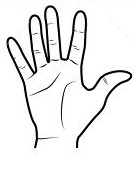
#> input picture 5.jpg, 136 x 173 px, given in place of the camera
$ python hand-gesture-cricket.py   (older library calls are emulated)
#> lines starting #> are read from the running program, lines starting #| are printed output that depends on the picture; after the words box and inside, x2 and y2 are one past the last pixel; in counts of white or black regions, pixels touching at a corner belong together
import cv2,math
import matplotlib.pyplot as plt
import numpy as np

print('///This is a hand gesture cricket game with similar concept like odd-even, rock-paper-scissor game.///')
print('\n')
blurValue = 35
bow = 0
Score = 0
Fianl_Score = 0
Comp_Score=0
print('you will need a webcam to play this.')
print('\n')
print('Press b to start playing and pressing b captuers the movement i.e throwing ball here,\nSo repeatedly press b for throwing new balls.\n You are goingto bat first.')
print('\n')
print('Press Esc to quit.')

cap = cv2.VideoCapture(0)
while True:
    ret, img = cap.read()
#> img is the input picture: shape (173, 136, 3); min 0, max 255, mean 237
    cv2.rectangle(img,(400,400),(100,100),(0,255,0),0)
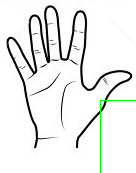
#> img: shape (173, 136, 3); 0.46% of pixels changed, all inside (x1, y1, x2, y2) = (100, 100, 136, 173)
    crop = img[100:400, 100:400]
    grey = cv2.cvtColor(crop, cv2.COLOR_BGR2GRAY)
    blurred = cv2.GaussianBlur(grey, (blurValue, blurValue), 0)
    _, thresh1 = cv2.threshold(blurred, 127, 255,
                               cv2.THRESH_BINARY_INV+cv2.THRESH_OTSU)
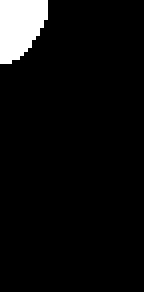
#> thresh1: shape (73, 36) (shown 4 times larger); 5.6% white; 1 white region
    cv2.imshow('Thresholded', thresh1)
    im2,contours, hierarchy = cv2.findContours(thresh1.copy(),cv2.RETR_TREE, \
            cv2.CHAIN_APPROX_NONE)
#> contours = 1 contour; box (x1, y1, x2, y2) and area: (0, 0, 12, 16) 125
    max_area = -1
    for i in range(len(contours)):
        cnt=contours[i]
        area = cv2.contourArea(cnt)
        if(area>max_area):
            max_area=area
            ci=i
#> this loop made 1 pass
#> (area, max_area, ci) on pass 1: (125, 125, 0)
#> after the loop, ci = 0; max_area = 125
    cnt=contours[ci]
#> cnt = contour of 44 points, box (x1, y1, x2, y2) (0, 0, 12, 16), area 125
    x,y,w,h = cv2.boundingRect(cnt)
#> x = 0; y = 0; w = 12; h = 16
    cv2.rectangle(crop,(x,y),(x+w,y+h),(0,0,255),0)
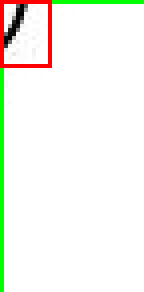
#> crop: shape (73, 36, 3) (shown 4 times larger); mean B, G, R 239.5, 247.2, 245
    hull = cv2.convexHull(cnt)
#> hull = [[11, 0], [11, 4], [9, 8], [7, 11], [4, 14], [2, 15], [0, 15], [0, 0]]
    drawing = np.zeros(crop.shape,np.uint8)
    cv2.drawContours(drawing,[cnt],0,(255,255,0),0)
    cv2.drawContours(drawing,[hull],0,(0,255,255),0)
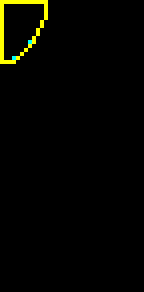
#> drawing: shape (73, 36, 3) (shown 4 times larger); mean of channels 0, 1, 2 0.2, 4.5, 4.3; drawn as B, G, R
    hull = cv2.convexHull(cnt,returnPoints = False)
#> hull = [33, 29, 25, 22, 19, 17, 15, 0]
    defects = cv2.convexityDefects(cnt,hull)
#> defects = [[17, 19, 18, 114], [22, 25, 23, 142], [25, 29, 26, 114]]
    count_defects = 0
    cv2.drawContours(thresh1, contours, -1, (0,255,0), 3)
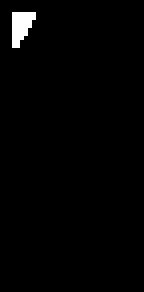
#> thresh1: shape (73, 36) (shown 4 times larger); 1.4% white; 1 white region, box (x1, y1, x2, y2) and area: (3, 3, 9, 12) 37
    for i in range(defects.shape[0]):
        s,e,f,d = defects[i,0]
        start = tuple(cnt[s][0])
        end = tuple(cnt[e][0])
        far = tuple(cnt[f][0])
        # cv2.line(drawing,start,end,[0,255,0],2)
        # cv2.circle(drawing,far,5,[0,0,255],-1)
        a = math.sqrt((end[0] - start[0])**2 + (end[1] - start[1])**2)
        b = math.sqrt((far[0] - start[0])**2 + (far[1] - start[1])**2)
        c = math.sqrt((end[0] - far[0])**2 + (end[1] - far[1])**2)
        angle = math.acos((b**2 + c**2 - a**2)/(2*b*c)) * 57
        if angle <= 90:
            count_defects += 1
            cv2.circle(crop,far,1,[255,0,255],-1)
        #dist = cv2.pointPolygonTest(cnt,far,True)
        cv2.line(crop,start,end,[255,255,0],2)
#> this loop made 3 passes
#> (s, e, f, d, start, end, far, a) on passes 1 to 3: (17, 19, 18, 114, (2, 15), (4, 14), (3, 14), 2.24), (22, 25, 23, 142, (7, 11), (9, 8), (7, 10), 3.61), (25, 29, 26, 114, (9, 8), (11, 4), (9, 7), 4.47)
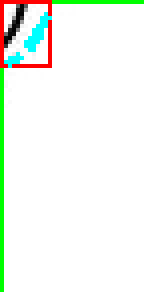
#> crop: shape (73, 36, 3) (shown 4 times larger); 1.45% of pixels changed, all inside (x1, y1, x2, y2) = (1, 3, 13, 17)
#> after the loop, count_defects = 0
        #cv2.circle(crop,far,5,[0,0,255],-1)
    if count_defects == 1:
        cv2.putText(img,"One", (75,50), cv2.FONT_HERSHEY_DUPLEX, 2, 2)
    elif count_defects == 2:
        cv2.putText(img,"Two", (75,50), cv2.FONT_HERSHEY_DUPLEX, 2, 2)
    elif count_defects == 3:
        cv2.putText(img,"Three", (75,50), cv2.FONT_HERSHEY_DUPLEX, 2, 2)
    elif count_defects == 4:
        cv2.putText(img,"Four", (75,50), cv2.FONT_HERSHEY_DUPLEX, 2, 2)
    elif count_defects == 5:
        cv2.putText(img,"Five", (75,50), cv2.FONT_HERSHEY_DUPLEX, 2, 2)
    else:
        cv2.putText(img,"Zero", (75,50),cv2.FONT_HERSHEY_DUPLEX, 2, 2)
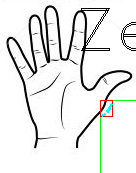
#> img: shape (173, 136, 3); 1.65% of pixels changed, all inside (x1, y1, x2, y2) = (81, 8, 136, 117)
    cv2.imshow('drawing', drawing)
    cv2.imshow('end', crop)
    # cv2.imshow('thres', thresh1)
    cv2.imshow('Gesture', img)

    # all_img = np.hstack((drawing, crop))
    # cv2.imshow('Contours', all_img)
    k = cv2.waitKey(10)
#> (key Esc is pressed here)
    if k == 27:
        break

    elif k == ord('b'):
        print(bow)
        if bow == 1:
                x = np.random.randint(5)+1
                guess = cv2.imread('%d.jpg' % x)
                cv2.imshow('Desktop',guess)
                print('Outcomes:',x,count_defects+1)
                # print(x)
                # print(count_defects+1)
                if x != count_defects+1:
                    print( 'comp_Run',count_defects+1)
                    Score = Score+count_defects+1
                    print( 'Computers_New_Score:',Score)
                    if Score > Final_Score:
                        print('Computer Wins.')
                else:
                    print('Out!')
                    Comp_Score = Score
                    print('Final_Computer_Score',Comp_Score)
                    print('Your_Final_Score_was',Final_Score)
                    if Final_Score>Comp_Score:
                        print('you win by ',Final_Score-Comp_Score,' Runs.')
                        break
                    else:
                        print('This is a Draw.')
                        break
        if bow == 0:
            x = np.random.randint(5)+1
            guess = cv2.imread('%d.jpg' % x)
            cv2.imshow('Desktop',guess)
            print('Outcomes:',x,count_defects+1)
            if x != count_defects+1 :
                print( 'Run:',count_defects+1)
                Score = Score+count_defects+1
                print( 'New_Score:',Score)
            else:
                print('Out!')
                Final_Score = Score
                Score = 0
                print( 'Final Score',Final_Score)
                print('Now your bowling turn')
                bow = 1


cap.release()
cv2.destroyAllWindows()
